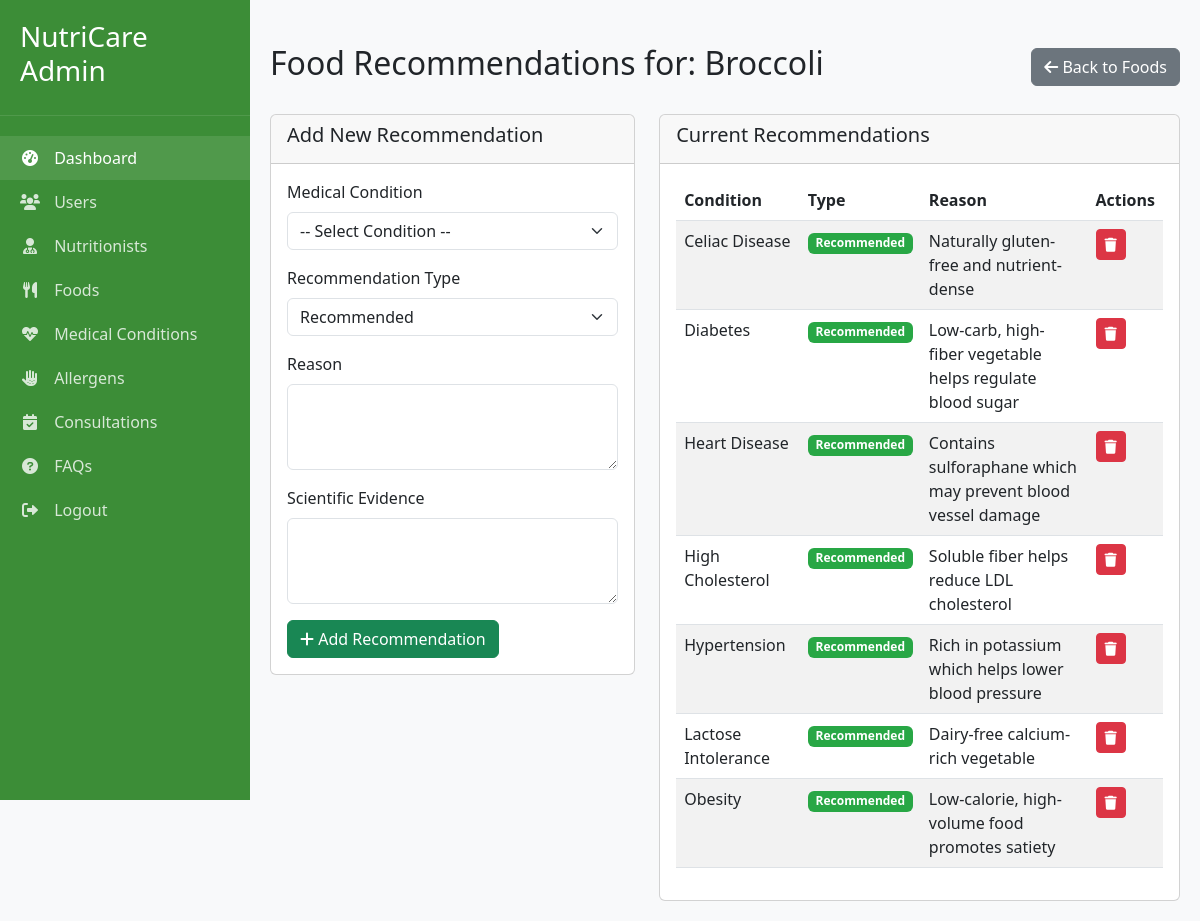
Screenshot of /admin_food_recommendations.php?id=5 (signed in) with the database file from the repository.
### tables this page shows
CREATE TABLE foods (
    food_id INT AUTO_INCREMENT PRIMARY KEY,
    name VARCHAR(100) NOT NULL,
    description TEXT,
    category_id INT,
    calories DECIMAL(6,2),
    protein DECIMAL(6,2),
    carbs DECIMAL(6,2),
    fat DECIMAL(6,2),
    fiber DECIMAL(6,2),
    sodium DECIMAL(6,2),
    sugar DECIMAL(6,2),
    glycemic_index INT,
    image_url VARCHAR(255),
    is_common_allergen BOOLEAN DEFAULT FALSE,
    created_at TIMESTAMP DEFAULT CURRENT_TIMESTAMP,
    updated_at TIMESTAMP DEFAULT CURRENT_TIMESTAMP ON UPDATE CURRENT_TIMESTAMP,
    FOREIGN KEY (category_id) REFERENCES food_categories(category_id)
);

CREATE TABLE food_recommendations (
    recommendation_id INT AUTO_INCREMENT PRIMARY KEY,
    food_id INT NOT NULL,
    condition_id INT NOT NULL,
    recommendation_type ENUM('Recommended', 'Avoid', 'Moderation') NOT NULL,
    reason TEXT NOT NULL,
    scientific_evidence TEXT,
    created_at TIMESTAMP DEFAULT CURRENT_TIMESTAMP,
    FOREIGN KEY (food_id) REFERENCES foods(food_id) ON DELETE CASCADE,
    FOREIGN KEY (condition_id) REFERENCES medical_conditions(condition_id) ON DELETE CASCADE,
    UNIQUE KEY unique_food_condition (food_id, condition_id)
);

CREATE TABLE medical_conditions (
    condition_id INT AUTO_INCREMENT PRIMARY KEY,
    name VARCHAR(100) NOT NULL,
    description TEXT,
    created_at TIMESTAMP DEFAULT CURRENT_TIMESTAMP
);

### admin_food_recommendations.php (the view, shortened to what this page needs)
<?php
require_once 'config.php';
$food_id = (int)$_GET['id'];
$food = $conn->query("SELECT * FROM foods WHERE food_id = $food_id")->fetch();
$recommendations = $conn->query("
    SELECT fr.*, mc.name as condition_name
    FROM food_recommendations fr
    JOIN medical_conditions mc ON fr.condition_id = mc.condition_id
    WHERE fr.food_id = $food_id
    ORDER BY mc.name
")->fetchAll();
?>
<!DOCTYPE html>
<html lang="en">
<head>
    <link href="https://cdn.jsdelivr.net/npm/bootstrap@5.3.0/dist/css/bootstrap.min.css" rel="stylesheet">
    <link rel="stylesheet" href="https://cdnjs.cloudflare.com/ajax/libs/font-awesome/6.0.0/css/all.min.css">
</head>
<body>
    <div class="sidebar">
        <div class="sidebar-header">
            <h3>NutriCare Admin</h3>
        </div>
        <div class="sidebar-menu">
            <a href="admin_dashboard.php" class="active"><i class="fas fa-tachometer-alt"></i> Dashboard</a>
            <a href="admin_users.php"><i class="fas fa-users"></i> Users</a>
            <a href="admin_nutritionists.php"><i class="fas fa-user-md"></i> Nutritionists</a>
            <a href="admin_foods.php"><i class="fas fa-utensils"></i> Foods</a>
            <a href="admin_conditions.php"><i class="fas fa-heartbeat"></i> Medical Conditions</a>
            <a href="admin_allergens.php"><i class="fas fa-allergies"></i> Allergens</a>
            <a href="admin_consultations.php"><i class="fas fa-calendar-check"></i> Consultations</a>
            <a href="admin_faqs.php"><i class="fas fa-question-circle"></i> FAQs</a>
            <a href="admin_logout.php"><i class="fas fa-sign-out-alt"></i> Logout</a>
        </div>
    </div>
    <nav class="navbar-admin">
        <div class="d-flex justify-content-between w-100">
            <div>
                <span class="text-muted">Welcome, Admin</span>
            </div>
        </div>
    </nav>
    <div class="main-content">
        <div class="d-flex justify-content-between align-items-center mb-4">
            <h2>Food Recommendations for: <?php echo htmlspecialchars($food['name']); ?></h2>
            <a href="admin_foods.php" class="btn btn-secondary">
                <i class="fas fa-arrow-left"></i> Back to Foods
            </a>
        </div>
        <div class="row">
            <div class="col-md-5 mb-4">
                <div class="card">
                    <div class="card-header">
                        <h5>Add New Recommendation</h5>
                    </div>
                    <div class="card-body">
                        <form method="POST">
                            <div class="mb-3">
                                <label for="condition_id" class="form-label">Medical Condition</label>
                                <select class="form-select" id="condition_id" name="condition_id" required>
                                    <option value="">-- Select Condition --</option>
                                </select>
                            </div>
                            <div class="mb-3">
                                <label for="recommendation_type" class="form-label">Recommendation Type</label>
                                <select class="form-select" id="recommendation_type" name="recommendation_type" required>
                                    <option value="Recommended">Recommended</option>
                                </select>
                            </div>
                            <div class="mb-3">
                                <label for="reason" class="form-label">Reason</label>
                                <textarea class="form-control" id="reason" name="reason" rows="3" required></textarea>
                            </div>
                            <div class="mb-3">
                                <label for="scientific_evidence" class="form-label">Scientific Evidence</label>
                                <textarea class="form-control" id="scientific_evidence" name="scientific_evidence" rows="3"></textarea>
                            </div>
                            <button type="submit" class="btn btn-success">
                                <i class="fas fa-plus"></i> Add Recommendation
                            </button>
                        </form>
                    </div>
                </div>
            </div>
            <div class="col-md-7">
                <div class="card">
                    <div class="card-header">
                        <h5>Current Recommendations</h5>
                    </div>
                    <div class="card-body">
                        <?php if (empty($recommendations)): ?>
                            <p class="text-muted">No recommendations found for this food</p>
                        <?php else: ?>
                            <div class="table-responsive">
                                <table class="table table-striped table-hover">
                                    <thead>
                                        <tr>
                                            <th>Condition</th>
                                            <th>Type</th>
                                            <th>Reason</th>
                                            <th>Actions</th>
                                        </tr>
                                    </thead>
                                    <tbody>
                                        <?php foreach ($recommendations as $rec): ?>
                                            <tr>
                                                <td><?php echo htmlspecialchars($rec['condition_name']); ?></td>
                                                <td>
                                                    <span class="badge <?php
                                                        echo 'badge-' . strtolower($rec['recommendation_type']);
                                                    ?>">
                                                        <?php echo $rec['recommendation_type']; ?>
                                                    </span>
                                                </td>
                                                <td><?php echo htmlspecialchars($rec['reason']); ?></td>
                                                <td>
                                                    <a href="admin_food_recommendations.php?id=<?php echo $food_id; ?>&delete_recommendation=<?php echo $rec['recommendation_id']; ?>"
                                                       class="btn btn-sm btn-danger" onclick="return confirm('Are you sure you want to delete this recommendation?')">
                                                        <i class="fas fa-trash"></i>
                                                    </a>
                                                </td>
                                            </tr>
                                        <?php endforeach; ?>
                                    </tbody>
                                </table>
                            </div>
                        <?php endif; ?>
                    </div>
                </div>
            </div>
        </div>
    </div>
</body>
</html>

### admin_food_recommendations.php (style rules this page uses)
:root { --green-light: #E3F4E1; --green: #5FB65A; --green-dark: #3C8D37; --sidebar-width: 250px; }
body { background-color: #f8f9fa; }
.sidebar { width: var(--sidebar-width); height: 100vh; position: fixed; left: 0; top: 0; background-color: var(--green-dark); color: white; padding: 20px 0; transition: all 0.3s; }
.sidebar-header { padding: 0 20px 20px; border-bottom: 1px solid rgba(255,255,255,0.1); }
.sidebar-menu { padding: 20px 0; }
.sidebar-menu a { display: block; padding: 10px 20px; color: rgba(255,255,255,0.8); text-decoration: none; transition: all 0.3s; }
.sidebar-menu a:hover, .sidebar-menu a.active { color: white; background-color: rgba(255,255,255,0.1); }
.sidebar-menu a i { margin-right: 10px; width: 20px; text-align: center; }
.main-content { margin-left: var(--sidebar-width); padding: 20px; transition: all 0.3s; }
.badge-recommended { background-color: #28a745; }

### rows the page displays
foods: name "Broccoli"
food_recommendations: condition.name "Celiac Disease", recommendation_type "Recommended", reason "Naturally gluten-free and nutrient-dense"
food_recommendations: condition.name "Diabetes", recommendation_type "Recommended", reason "Low-carb, high-fiber vegetable helps regulate blood sugar"
food_recommendations: condition.name "Heart Disease", recommendation_type "Recommended", reason "Contains sulforaphane which may prevent blood vessel damage"
food_recommendations: condition.name "High Cholesterol", recommendation_type "Recommended", reason "Soluble fiber helps reduce LDL cholesterol"
food_recommendations: condition.name "Hypertension", recommendation_type "Recommended", reason "Rich in potassium which helps lower blood pressure"
food_recommendations: condition.name "Lactose Intolerance", recommendation_type "Recommended", reason "Dairy-free calcium-rich vegetable"
food_recommendations: condition.name "Obesity", recommendation_type "Recommended", reason "Low-calorie, high-volume food promotes satiety"
